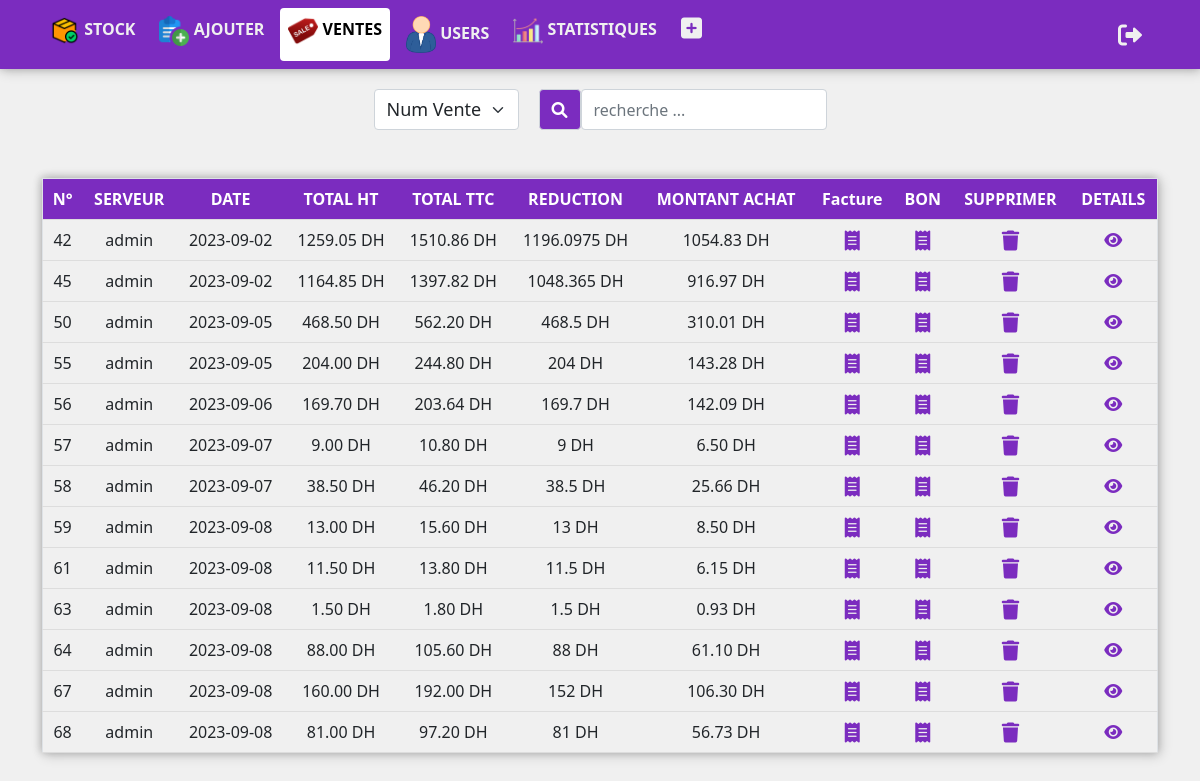
/pages/ventes.php (signed in), run on the app's committed database.
### tables this page shows
CREATE TABLE `vente` (
  `id_vnt` int(11) NOT NULL AUTO_INCREMENT,
  `date_vnt` date DEFAULT NULL,
  `montant_total` decimal(10,2) NOT NULL,
  `ttc` decimal(10,2) NOT NULL,
  `reduction` int(11) NOT NULL,
  `serveur` varchar(200) DEFAULT NULL,
  PRIMARY KEY (`id_vnt`),
  KEY `fk_vente_user` (`serveur`),
  CONSTRAINT `fk_vente_user` FOREIGN KEY (`serveur`) REFERENCES `user` (`id_user`) ON DELETE CASCADE ON UPDATE CASCADE
);

CREATE TABLE `user` (
  `id_user` varchar(200) NOT NULL,
  `type_user` varchar(50) NOT NULL,
  `username` varchar(200) NOT NULL,
  `password` varchar(200) NOT NULL,
  PRIMARY KEY (`id_user`),
  KEY `id_user` (`id_user`)
);

### pages/ventes.php (the view, shortened to what this page needs)
<!DOCTYPE html>
<html lang="en">
<?php
include "../database.php";
?>
<head>
    <link rel="stylesheet" href="https://pro.fontawesome.com/releases/v6.0.0-beta3/css/all.css">
    <link href="https://cdn.jsdelivr.net/npm/bootstrap@5.0.2/dist/css/bootstrap.min.css" rel="stylesheet">
    <link rel="stylesheet" href="../css/menu.css">
    <link rel="stylesheet" href="../css/table.css">
    <link rel="stylesheet" href="../css/ventes.css">
</head>
<body>
    <nav class="navbar navbar-expand-lg">
        <?php
        if ($_SESSION["type_user"] == "admin")
            include "../includes/adminMenu.php";
        else
            include "../includes/caiseMenu.php";
        ?>
    </nav>
    <div class="top">
        <div class="selectDiv">
            <select class="form-select" id="searchBy">
                <option value="id_vnt">Num Vente</option>
            </select>
        </div>
        <div class="searchDiv">
            <span class="input-group-text" style="background-color: #7b2cbf;" id="basic-addon1"><i class="fa-solid fa-magnifying-glass" style="color: #ffffff;"></i></span>
            <input type="text" class="form-control" id="search" placeholder="recherche ..." aria-label="Username" aria-describedby="basic-addon1">
        </div>
    </div>
    <div class="container mt-5">
        <table class="table">
            <tr id="header">
                <th>N°</th>
                <th>SERVEUR</th>
                <th>DATE</th>
                <th>TOTAL HT</th>
                <th>TOTAL TTC</th>
                <th>REDUCTION</th>
                <?php
                if($_SESSION["type_user"] == "admin")
                        echo "<th>MONTANT ACHAT</th>";
                ?>
                <th>Facture</th>
                <th>BON</th>
                <th>SUPPRIMER</th>
                <th>DETAILS</th>
            </tr>
            <?php
            $requete = $db->prepare("SELECT v.*, u.username, SUM(c.total_achat) AS total_achat FROM vente v, contenir c, user u WHERE v.id_vnt = c.id_vnt AND u.id_user = v.serveur GROUP BY id_vnt ORDER BY id_vnt ASC");
            $requete->execute();
            $ventes = $requete->fetchAll(PDO::FETCH_ASSOC);
            foreach ($ventes as $vente) {
                echo "<tr>";
                echo "<td>" . $vente["id_vnt"] . "</td>";
                echo "<td>" . $vente["username"] . "</td>";
                echo "<td>" . $vente["date_vnt"] . "</td>";
                echo "<td>" . $vente["montant_total"] . " DH</td>";
                echo "<td>" . $vente["ttc"] . " DH</td>";
                echo "<td>" . ($vente["montant_total"] - ($vente["montant_total"] * $vente["reduction"]) / 100) . " DH</td>";
                if($_SESSION["type_user"] == "admin")
                    echo "<td>" . $vente["total_achat"] . " DH</td>";
                echo '<td><a href="facture.php?id_vnt=' . $vente["id_vnt"] . '" style="color:#7b2cbf"><i class="fa-solid fa-receipt fa-lg" style="color:#7b2cbf;"></i></a></td>';
                echo '<td><a href="boune.php?id_vnt=' . $vente["id_vnt"] . '" style="color:#7b2cbf"><i class="fa-solid fa-receipt fa-lg" style="color:#7b2cbf;"></i></a></td>';
                echo '<td><a href="?delete=' . $vente["id_vnt"] . '" style="color:#7b2cbf"><i class="fa-solid fa-trash fa-lg" style="color:#7b2cbf;"></i></a></td>';
                echo '<td><a href="vente_details.php?show=' . $vente["id_vnt"] . '" style="color:#7b2cbf"><i class="fa-solid fa-eye fa_lg" style="color:#7b2cbf;"></i></i></a></td>';
                echo "</tr>";
            }
            ?>
        </table>
    </div>
</body>
</html>

### css/table.css (style rules this page uses)
table { border-collapse: collapse; border: 1px solid #bdc3c7; box-shadow: 2px 2px 12px rgba(0, 0, 0, 0.2), -1px -1px 8px rgba(0, 0, 0, 0.2); }
tr { transition: all .2s ease-in; }
th, td { padding: 12px; text-align: center; font-size: 16px; border-bottom: 1px solid #ddd; }
#header { background-color: #7b2cbf; color: #fff; }

### css/ventes.css (style rules this page uses)
body { background-color: #f0f0f0; }
.top { display: flex; flex-direction: row; justify-content: center; width: 80%; padding-top: 20px; margin: auto; }
.searchDiv { display: flex; flex-direction: row; width: 30%; justify-content: center; }
nav { background-color:#7b2cbf !important; box-shadow: 2px 2px 12px rgba(0, 0, 0, 0.2), -1px -1px 8px rgba(0, 0, 0, 0.2) !important; }
.selectDiv { margin-right: 20px; }
.selectDiv select { font-size: 18px; }

### data on the page
vente: id_vnt "42", serveur.username "admin", date_vnt "2023-09-02", montant_total "1259.05", ttc "1510.86", $vente["montant_total"] - ($vente["montant_total"] * $vente["reduction"]) / 100 "1196.0975", total_achat "1054.83"
vente: id_vnt "45", serveur.username "admin", date_vnt "2023-09-02", montant_total "1164.85", ttc "1397.82", $vente["montant_total"] - ($vente["montant_total"] * $vente["reduction"]) / 100 "1048.365", total_achat "916.97"
vente: id_vnt "50", serveur.username "admin", date_vnt "2023-09-05", montant_total "468.50", ttc "562.20", $vente["montant_total"] - ($vente["montant_total"] * $vente["reduction"]) / 100 "468.5", total_achat "310.01"
vente: id_vnt "55", serveur.username "admin", date_vnt "2023-09-05", montant_total "204.00", ttc "244.80", $vente["montant_total"] - ($vente["montant_total"] * $vente["reduction"]) / 100 "204", total_achat "143.28"
vente: id_vnt "56", serveur.username "admin", date_vnt "2023-09-06", montant_total "169.70", ttc "203.64", $vente["montant_total"] - ($vente["montant_total"] * $vente["reduction"]) / 100 "169.7", total_achat "142.09"
vente: id_vnt "57", serveur.username "admin", date_vnt "2023-09-07", montant_total "9.00", ttc "10.80", $vente["montant_total"] - ($vente["montant_total"] * $vente["reduction"]) / 100 "9", total_achat "6.50"
vente: id_vnt "58", serveur.username "admin", date_vnt "2023-09-07", montant_total "38.50", ttc "46.20", $vente["montant_total"] - ($vente["montant_total"] * $vente["reduction"]) / 100 "38.5", total_achat "25.66"
vente: id_vnt "59", serveur.username "admin", date_vnt "2023-09-08", montant_total "13.00", ttc "15.60", $vente["montant_total"] - ($vente["montant_total"] * $vente["reduction"]) / 100 "13", total_achat "8.50"
vente: id_vnt "61", serveur.username "admin", date_vnt "2023-09-08", montant_total "11.50", ttc "13.80", $vente["montant_total"] - ($vente["montant_total"] * $vente["reduction"]) / 100 "11.5", total_achat "6.15"
vente: id_vnt "63", serveur.username "admin", date_vnt "2023-09-08", montant_total "1.50", ttc "1.80", $vente["montant_total"] - ($vente["montant_total"] * $vente["reduction"]) / 100 "1.5", total_achat "0.93"
vente: id_vnt "64", serveur.username "admin", date_vnt "2023-09-08", montant_total "88.00", ttc "105.60", $vente["montant_total"] - ($vente["montant_total"] * $vente["reduction"]) / 100 "88", total_achat "61.10"
vente: id_vnt "67", serveur.username "admin", date_vnt "2023-09-08", montant_total "160.00", ttc "192.00", $vente["montant_total"] - ($vente["montant_total"] * $vente["reduction"]) / 100 "152", total_achat "106.30"
vente: id_vnt "68", serveur.username "admin", date_vnt "2023-09-08", montant_total "81.00", ttc "97.20", $vente["montant_total"] - ($vente["montant_total"] * $vente["reduction"]) / 100 "81", total_achat "56.73"
